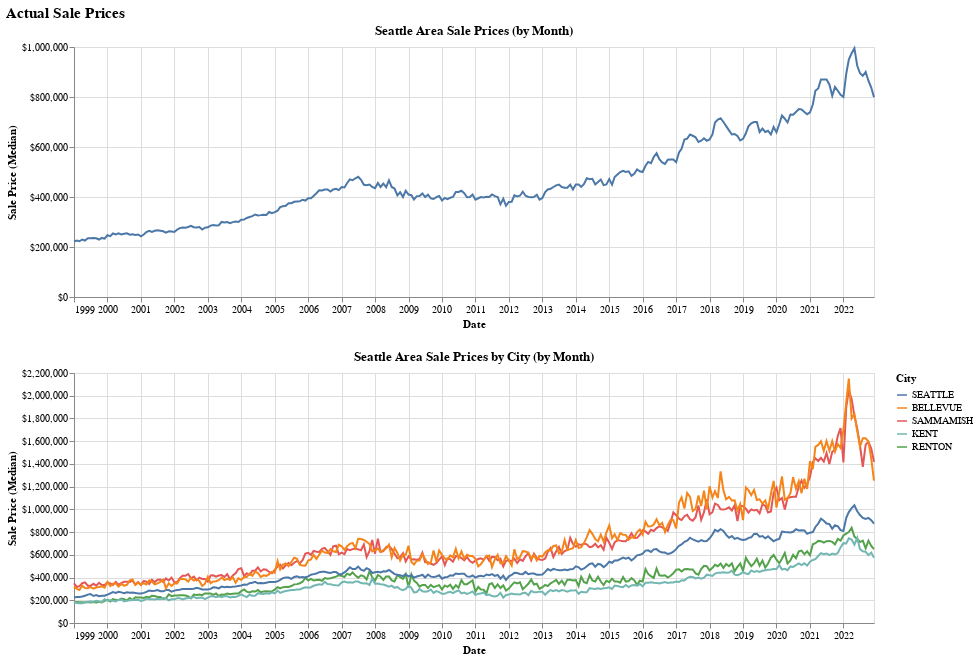

The cell this chart's notebook holds for it:
### Code cell
def get_saleprices(df, region=None):
    df = df.copy()
    df["sale_date_yyyymm"] = df["sale_date"].astype(str).str[:-3].str.replace("-", "")
    df["sale_decade"] = df["sale_date"].apply(lambda x: "{}'s".format(x.year - (x.year % 10)))
    df["sale_year"] = df["sale_date"].dt.year
    df["sale_month"] = df["sale_date"].dt.month
    df["sale_week"] = df["sale_date"].dt.isocalendar().week
    df["sale_day"] = df["sale_date"].dt.day

    select_cols = ["sale_price", "sale_date_yyyymm", "sale_month", "sale_year"]
    select_cols += [region] if region is not None else []
    groupby_cols = ["sale_month", "sale_year"] + ([region] if region is not None else [])

    df_saleprices = df[select_cols].copy()
    df_saleprices = df_saleprices.groupby(groupby_cols)
    df_saleprices = df_saleprices["sale_price"].median().reset_index()
    df_saleprices["sale_date"] = df_saleprices.apply(lambda x: "{}-{}".format(
        str(int(x["sale_year"])), str(int(x["sale_month"])).zfill(2)
    ), axis=1)
    df_saleprices = df_saleprices.sort_values("sale_date").reset_index()

    if region is None:
        df_saleprices["sale_price_diff"] = (
            df_saleprices["sale_price"] # / df_saleprices.iloc[0]["sale_price"]
        )
    else:
        df_saleprices["sale_price_diff"] = (
            df_saleprices
            .groupby(region)
            .apply(
                lambda x: x["sale_price"] # / x.iloc[0]["sale_price"]
            )
            .droplevel(0)
            .sort_index()
        )
        top_regions = df[region].value_counts().index[:5]
        df_saleprices = df_saleprices[df_saleprices[region].isin(top_regions)]

    return df_saleprices


def plot_saleprices(df):
    source = get_saleprices(df)
    chart = alt.Chart(source).mark_line().encode(
        x=alt.X("sale_date:T", axis=alt.Axis(format="%Y", labelAngle=0, title="Date")),
        y=alt.Y("sale_price_diff", axis=alt.Axis(format="$,f"), title="Sale Price (Median)"),
    ).properties(
        title="Seattle Area Sale Prices (by Month)",
        height=250,
        width=800,
    )
    return chart


def plot_saleprices_by_city(df):
    source = get_saleprices(df, region="city")
    chart = alt.Chart(source).mark_line().encode(
        x=alt.X("sale_date:T", axis=alt.Axis(format="%Y", labelAngle=0, title="Date")),
        y=alt.Y("sale_price_diff", axis=alt.Axis(format="$,f"), title="Sale Price (Median)"),
        color=alt.Color("city", sort=list(df["city"].value_counts().index), title="City"),
    ).properties(
        title="Seattle Area Sale Prices by City (by Month)",
        height=250,
        width=800,
    )
    return chart


chart = alt.vconcat(
    plot_saleprices(df),
    plot_saleprices_by_city(df.query("city != 'KING COUNTY'")),
).resolve_scale(
    color="independent",
).properties(
    title=alt.TitleParams("Actual Sale Prices", fontSize=15),
)
chart.display()

### Figure 1 — Vega-Lite specification as saved in the notebook (floating-point values rounded to 4 significant figures; data arrays with more than 128 entries replaced by an {"elided": "..."} marker saying what was removed)
{"$schema": "https://vega.github.io/schema/vega-lite/v5.16.3.json", "config": {"view": {"continuousHeight": 300, "continuousWidth": 300}}, "datasets": {"data-ce1a3e8922c5e954220d2e8e51cfa6e2": {"elided": "1440 records"}, "data-d705bfc28bf775d9bd5b19e7ee898142": {"elided": "288 records"}}, "resolve": {"scale": {"color": "independent"}}, "title": {"fontSize": 15, "text": "Actual Sale Prices"}, "vconcat": [{"data": {"name": "data-d705bfc28bf775d9bd5b19e7ee898142"}, "encoding": {"x": {"axis": {"format": "%Y", "labelAngle": 0, "title": "Date"}, "field": "sale_date", "type": "temporal"}, "y": {"axis": {"format": "$,f"}, "field": "sale_price_diff", "title": "Sale Price (Median)", "type": "quantitative"}}, "height": 250, "mark": {"type": "line"}, "title": "Seattle Area Sale Prices (by Month)", "width": 800}, {"data": {"name": "data-ce1a3e8922c5e954220d2e8e51cfa6e2"}, "encoding": {"color": {"field": "city", "sort": ["SEATTLE", "BELLEVUE", "SAMMAMISH", "KENT", "RENTON", "KIRKLAND", "FEDERAL WAY", "AUBURN", "SHORELINE", "MAPLE VALLEY", "REDMOND", "BURIEN", "ISSAQUAH", "COVINGTON", "DES MOINES", "SNOQUALMIE", "KENMORE", "MERCER ISLAND", "BOTHELL", "SeaTac", "ENUMCLAW", "NEWCASTLE", "DUVALL", "LAKE FOREST PARK", "WOODINVILLE", "TUKWILA", "NORTH BEND", "BLACK DIAMOND", "NORMANDY PARK", "PACIFIC", "CLYDE HILL", "MEDINA", "ALGONA", "CARNATION", "MILTON", "YARROW POINT", "SEA-TAC", "HUNTS POINT", "BEAUX ARTS", "SKYKOMISH"], "title": "City", "type": "nominal"}, "x": {"axis": {"format": "%Y", "labelAngle": 0, "title": "Date"}, "field": "sale_date", "type": "temporal"}, "y": {"axis": {"format": "$,f"}, "field": "sale_price_diff", "title": "Sale Price (Median)", "type": "quantitative"}}, "height": 250, "mark": {"type": "line"}, "title": "Seattle Area Sale Prices by City (by Month)", "width": 800}]}
